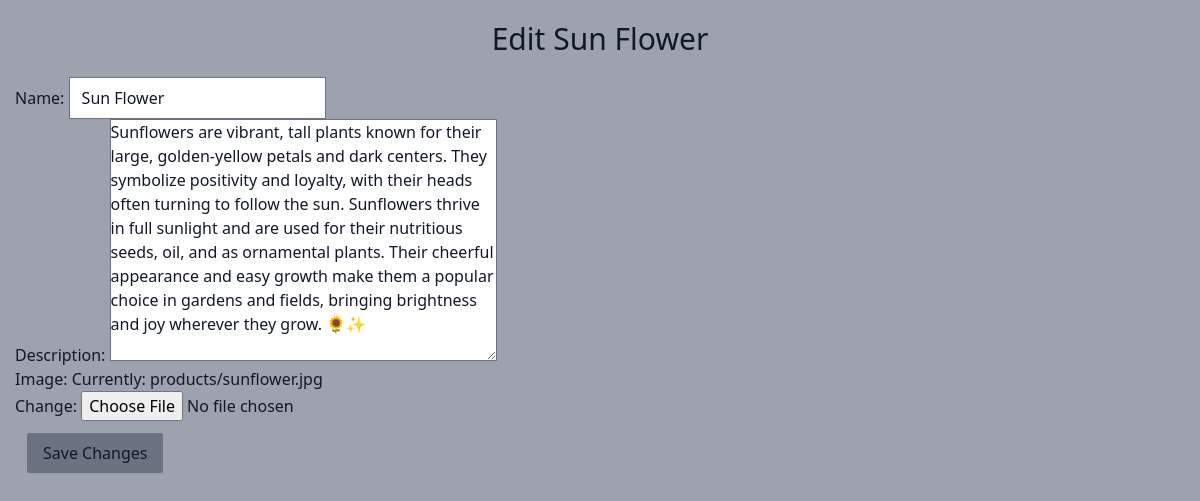
The app's page /6/edit with its own data.
### gallery/models.py (models this page shows, shortened)
class Product(models.Model):
    name = models.CharField(max_length=225)
    description = models.TextField()
    image = models.ImageField(upload_to='products/')
    created_at = models.DateTimeField(auto_now_add=True)
    updated_at = models.DateTimeField(auto_now=True)

### gallery/views.py (the view)
# urls.py: path('<int:pk>/edit',views.edit_product, name='edit_product'),
def edit_product(request,pk):
    product = get_object_or_404(Product,pk=pk)
    if request.method == 'POST':
        form = ProductForm(request.POST, instance=product)
        if form.is_valid():
            form.save()
            return redirect('product_list')
    else:
        form = ProductForm(instance=product)
    return render(request,'gallery/edit.html',{
        'form':form,
        'title':product.name
        })

### gallery/forms.py
class ProductForm(ModelForm):
    class Meta:
        model = Product
        fields = ['name','description','image']

### gallery/templates/gallery/edit.html (shortened to what this page needs)
{% extends 'gallery/layout.html' %}
{% load tailwind_filters %}
{% block body %}
<div class="max-w-[1320px]">
    <div class="max-w-[1170px] mx-auto">
        <h2 class="text-center m-4 text-[30px]">Edit {{title}}</h2>
        <form method="post">
            {{form| crispy}}
            <button type="submit" class="py-2 px-4 rounded-sm m-3 shadow-sm bg-gray-500 hover:bg-zinc-500">Save Changes</button>
        </form>
    </div>
</div>
{% endblock %}

### records on screen
Product: name "Sun Flower", description "Sunflowers are vibrant, tall plants known for their large, golden-yellow petals and dark centers. They symbolize positivity and loyalty, with their heads often turning to follow the sun. Sunflowers thrive in full sunlight and are used for their nutritious seeds, oil, and as ornamental plants. Their cheerful appearance and easy growth make them a popular choice in gardens and fields, bringing brightness and joy wherever they grow. 🌻✨"
